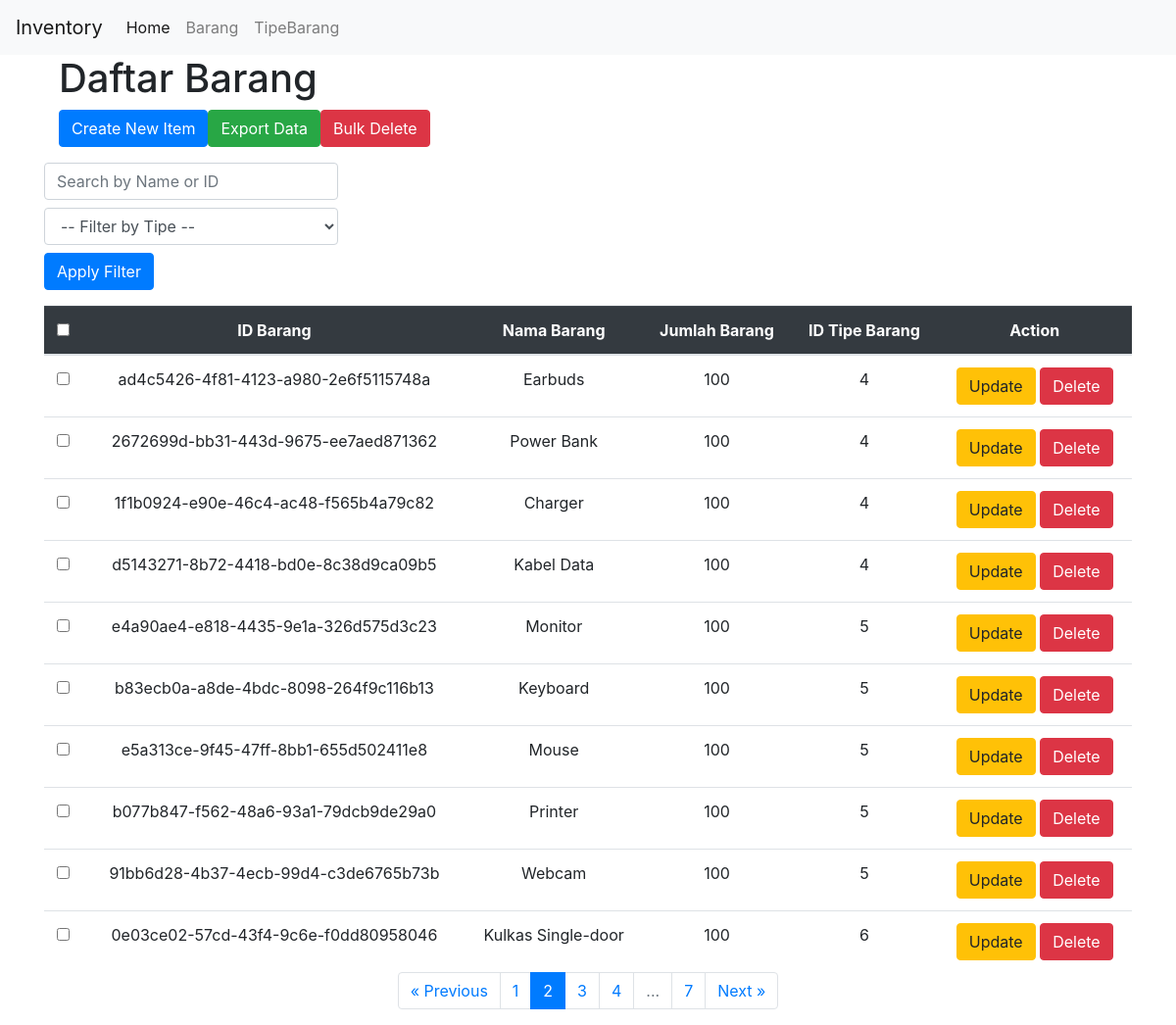
Page /barang?page=2 on the committed database.
### app.py (models this page shows, shortened)
class Barang(db.Model):
    __tablename__ = 'barang'
    id = db.Column(db.Integer, primary_key=True)
    id_barang = db.Column(db.String, unique=True, nullable=False)
    nama_barang = db.Column(db.String, nullable=False)
    jumlah = db.Column(db.Integer, nullable=False)
    tipe_id = db.Column(db.Integer, db.ForeignKey('tipebarang.id'), nullable=False)
    tipe = db.relationship("TipeBarang")

### app.py (the view)
@app.route('/barang', methods=['GET'])
def get_all_barang():
    search = request.args.get('search', '')
    tipe_id = request.args.get('tipe_id', None, type=int)
    page = request.args.get('page', 1, type=int)
    per_page = 10
    query = Barang.query
    if search:
        query = query.filter(
            (Barang.nama_barang.ilike(f'%{search}%')) |
            (Barang.id_barang.ilike(f'%{search}%'))
        )
    if tipe_id:
        query = query.filter(Barang.tipe_id == tipe_id)
    barang_list = query.paginate(page=page, per_page=per_page, error_out=False)
    tipe_list = TipeBarang.query.all()
    return render_template('/barang/index.html', barang_list=barang_list, tipe_list=tipe_list)

### templates/barang/index.html (shortened to what this page needs)
{% extends "base/base.html" %} {% block content %}
<header class="container">
	<h1>Daftar Barang</h1>
	<div class="d-flex mb-3">
		<a
			href="{{ url_for('create_view_barang') }}"
			class="btn btn-primary me-2"
			title="Create a new item"
		>
			 Create New Item</a
		>
		<a
			href="{{ url_for('export_barang') }}"
			class="btn btn-success me-2"
			title="Export all items"
		>
			 Export Data</a
		>
		<button
			class="btn btn-danger"
			id="bulk-delete"
			title="Delete selected items"
		>
			 Bulk Delete
		</button>
	</div>
</header>
<main>
	<form method="get" action="/barang" class="mb-3">
		<input
			type="text"
			name="search"
			value="{{ request.args.get('search', '') }}"
			placeholder="Search by Name or ID"
			class="form-control mb-2"
			style="max-width: 300px;"
		/>
		<select name="tipe_id" class="form-control mb-2" style="max-width: 300px;">
			<option value="">-- Filter by Tipe --</option>
		</select>
		<button type="submit" class="btn btn-primary">Apply Filter</button>
	</form>
	<table class="table table-hover mb-0 text-center data">
		<thead class="table-dark">
			<tr>
				<th><input type="checkbox" id="select-all" /></th>
				<th>ID Barang</th>
				<th>Nama Barang</th>
				<th>Jumlah Barang</th>
				<th>ID Tipe Barang</th>
				<th>Action</th>
			</tr>
		</thead>
		<tbody>
			{% for barang in barang_list.items %}
			<tr>
				<td>
					<input type="checkbox" class="select-item" value="{{ barang.id }}" />
				</td>
				<td>{{ barang.id_barang }}</td>
				<td>{{ barang.nama_barang }}</td>
				<td>{{ barang.jumlah }}</td>
				<td>{{ barang.tipe_id }}</td>
				<td>
					<a href="{{ url_for('update_barang', id=barang.id) }}" class="btn btn-warning">Update</a>
					<a href="{{ url_for('delete_barang', id=barang.id) }}" class="btn btn-danger">Delete</a>
				</td>
			</tr>
			{% endfor %}
		</tbody>
	</table>
	<nav aria-label="Page navigation">
		<ul class="pagination justify-content-center">
			{% if barang_list.has_prev %}
			<li class="page-item">
				<a class="page-link" href="?page={{ barang_list.prev_num }}{% if request.args.get('search') %}&search={{ request.args.get('search') }}{% endif %}{% if request.args.get('tipe_id') %}&tipe_id={{ request.args.get('tipe_id') }}{% endif %}">
					&laquo; Previous
				</a>
			</li>
			{% endif %}
			{% for page_num in barang_list.iter_pages(left_edge=1, right_edge=1, left_current=2, right_current=2) %}
			{% if page_num %}
			<li class="page-item {% if page_num == barang_list.page %}active{% endif %}">
				<a class="page-link" href="?page={{ page_num }}{% if request.args.get('search') %}&search={{ request.args.get('search') }}{% endif %}{% if request.args.get('tipe_id') %}&tipe_id={{ request.args.get('tipe_id') }}{% endif %}">
					{{ page_num }}
				</a>
			</li>
			{% else %}
			<li class="page-item disabled"><span class="page-link">...</span></li>
			{% endif %}
			{% endfor %}
			{% if barang_list.has_next %}
			<li class="page-item">
				<a class="page-link" href="?page={{ barang_list.next_num }}{% if request.args.get('search') %}&search={{ request.args.get('search') }}{% endif %}{% if request.args.get('tipe_id') %}&tipe_id={{ request.args.get('tipe_id') }}{% endif %}">
					Next &raquo;
				</a>
			</li>
			{% endif %}
		</ul>
	</nav>
</main>
{% endblock %}

### rows in the picture
Barang: id_barang "ad4c5426-4f81-4123-a980-2e6f5115748a", nama_barang "Earbuds", jumlah "100", tipe_id "4"
Barang: id_barang "2672699d-bb31-443d-9675-ee7aed871362", nama_barang "Power Bank", jumlah "100", tipe_id "4"
Barang: id_barang "1f1b0924-e90e-46c4-ac48-f565b4a79c82", nama_barang "Charger", jumlah "100", tipe_id "4"
Barang: id_barang "d5143271-8b72-4418-bd0e-8c38d9ca09b5", nama_barang "Kabel Data", jumlah "100", tipe_id "4"
Barang: id_barang "e4a90ae4-e818-4435-9e1a-326d575d3c23", nama_barang "Monitor", jumlah "100", tipe_id "5"
Barang: id_barang "b83ecb0a-a8de-4bdc-8098-264f9c116b13", nama_barang "Keyboard", jumlah "100", tipe_id "5"
Barang: id_barang "e5a313ce-9f45-47ff-8bb1-655d502411e8", nama_barang "Mouse", jumlah "100", tipe_id "5"
Barang: id_barang "b077b847-f562-48a6-93a1-79dcb9de29a0", nama_barang "Printer", jumlah "100", tipe_id "5"
Barang: id_barang "91bb6d28-4b37-4ecb-99d4-c3de6765b73b", nama_barang "Webcam", jumlah "100", tipe_id "5"
Barang: id_barang "0e03ce02-57cd-43f4-9c6e-f0dd80958046", nama_barang "Kulkas Single-door", jumlah "100", tipe_id "6"

### other values in the picture
{{ page_num }} "1" "2" "3" "4" "7"
